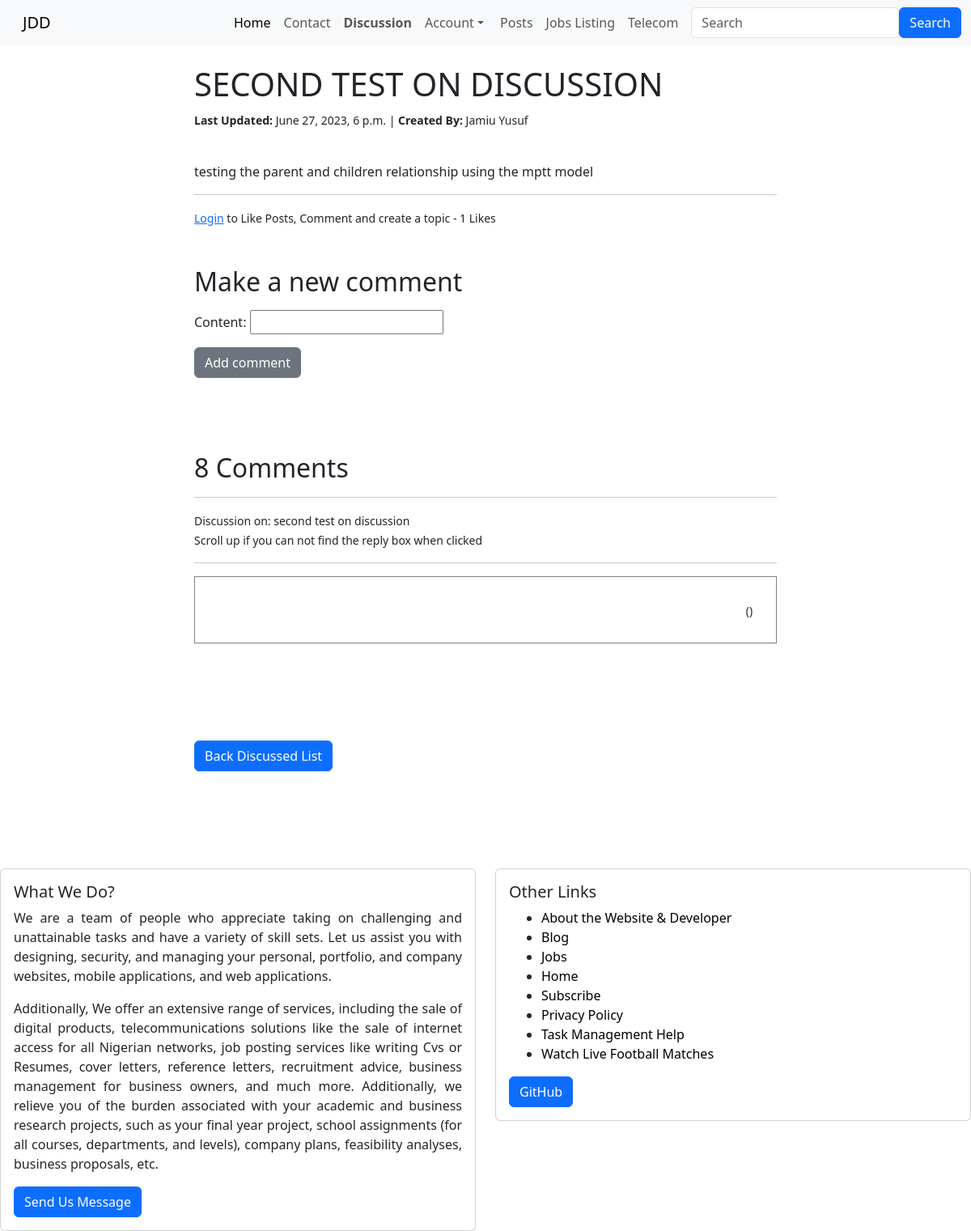
/discussion/discussion/2/, run on the app's committed database.
### discussion/models.py (models this page shows, shortened)
class Discussion(models.Model):
    author = models.ForeignKey(User, on_delete=models.CASCADE)
    title = models.CharField(max_length=255, unique=True)
    date = models.DateTimeField(auto_now_add=True)
    content = RichTextField(blank=True, null=True, unique=True)
    likes = models.ManyToManyField(User, related_name='discuss_posts')
    def total_likes(self):
        return self.likes.count()

### discussion/views.py (the view)
# urls.py: path('discussion/<int:pk>/', DiscussionDetailsView.as_view(), name='discuss_details'),
class DiscussionDetailsView(DetailView):
    model = models.Discussion
    template_name = 'discussion/discuss_details.html'
    context_object_name = 'post'
    def get_context_data(self, **kwargs):
        context = super().get_context_data(**kwargs)
        post = self.get_object()
        comments = post.discuss_comments.filter(status=True).order_by('date')
        total_comments = comments.count()  # Get the total number of comments
        context['comments'] = comments
        context['comment_form'] = NewCommentForm()
        context['total_likes'] = post.total_likes()
        context['liked'] = post.likes.filter(id=self.request.user.id).exists()
        context['total_comments'] = total_comments  # Add total_comments to the context
        return context

### discussion/forms.py
class NewCommentForm(forms.ModelForm):
    content = forms.CharField(widget=CKEditorWidget())
    parent = TreeNodeChoiceField(queryset=Comment.objects.all())
    def __init__(self, *args, **kwargs):
        super().__init__(*args, **kwargs)
        self.fields['parent'].required = False
        self.fields['parent'].label = ''
        self.fields['parent'].widget.attrs.update({'class': 'd-none'})
    class Meta:
        model = models.Comment
        fields = ('parent', 'content')
        widgets = {
            'content': forms.Textarea(attrs={'class': 'form-control'}),
        }

### discussion/templates/discussion/discuss_details.html (shortened to what this page needs)
{% extends 'home/base.html' %}
{% load static %}
{% load humanize %}
{% load mptt_tags %}
{% block body %}
<div class="container">
    <div class="row justify-content-center">
        <div class="col-lg-8">
            <div class="post-container">
                <div class="post-title">
                    <h1>{{ object.title | upper }}</h1>
                    {% if user.is_authenticated %}
                    <small>
                        <b>Last Updated:</b> {{ object.date }} | <b>Created By:</b> {{ object.author.first_name }}
                        {{ object.author.last_name }} |
                        {% if object.author.id == user.id %}
                        <a href="{% url 'discussion:edit_discussion_post' object.pk %}">(Edit)</a> |
                        <a href="{% url 'discussion:delete_discussion_post' object.pk %}">(Delete)</a>
                        {% endif %}
                    </small> <br> <br>
                    <p>
                        {{ object.content | safe }}
                    </p>
                    <hr>
                    <form action="{% url 'discussion:like_post' object.pk %}" method="post">
                        {% csrf_token %}
                        {% if liked %}
                        <button type="submit" class="btn btn-danger" name="post_id" value="{{ object.id }}">Unliked
                        </button> - {{ total_likes }} Likes
                        {% else %}
                        <button type="submit" class="btn btn-success" name="post_id" value="{{ object.id }}">Likes -
                            {{ total_likes }}</button>
                        {% endif %}
                    </form>
                    {% else %}
                    <div >
                        <small>
                            <b>Last Updated:</b> {{ object.date }} | <b>Created By:</b> {{ object.author.first_name }}
                            {{ object.author.last_name }}
                        </small> <br> <br>
                        <p>
                            {{ object.content | safe }}
                        </p>
                        <hr>
                        <small>
                            <a href="{% url 'login' %}">Login</a> to Like Posts, Comment and create a topic -
                            {{ total_likes }} Likes
                        </small>
                    </div>
                    {% endif %}
                </div>
<br><br>
                <div>
                    <div class="comment-form">
                        <h2>Make a new comment</h2>
                        <form id="myForm" method="POST" action="{% url 'discussion:add_comment' object.id %}">
                            {{ comment_form.as_p }}
                            <button type="submit" class="btn btn-secondary">Add comment</button>
                        </form>
                    </div>
                    <br><br><br>
                    <h2>{{ total_comments }} Comment{{ total_comments|pluralize }}</h2> <hr>
                        <small>Discussion on: {{ object.title }}</small> <br>
                        <small>Scroll up if you can not find the reply box when clicked</small><hr>
                    {% recursetree comments %}
                        <div id="{{node.id}}" class="parent-comment">
                            <div class="d-flex">
                                <div class="p-2 flex-grow-1"><b>{{ node.user }}</b></div>
                                <div class="p-2"><small>{{ node.date }} ({{ node.date|naturaltime }})</small></div>
                            </div>
                        </div>
                            <br>
                    {% endrecursetree %}
                    </div>
                    <br><br>
                </div>
                <br><br>
                <a href="{% url 'discussion:discuss_list' %}" class="btn btn-primary">Back Discussed List</a><br><br>
            </div>
        </div>
    </div>
</div>
{% endblock %}

### discussion/templates/discussion/discuss_details.html (style rules this page uses)
.post-title { margin: auto; text-align: justify; max-width: 55rem; width: 100%; }
.parent-comment { border: 1px solid gray; padding: 1.3rem; text-align: justify; }
.comment-form { margin-bottom: 20px; }

### data on the page
Discussion: title "SECOND TEST ON DISCUSSION", date "June 27, 2023, 6 p.m.", author.first_name "Jamiu", author.last_name "Yusuf", content "testing the parent and children relationship using the mptt model", title "second test on discussion"

### other printed values
{{ total_likes }} "1"
{{ total_comments }} "8"
